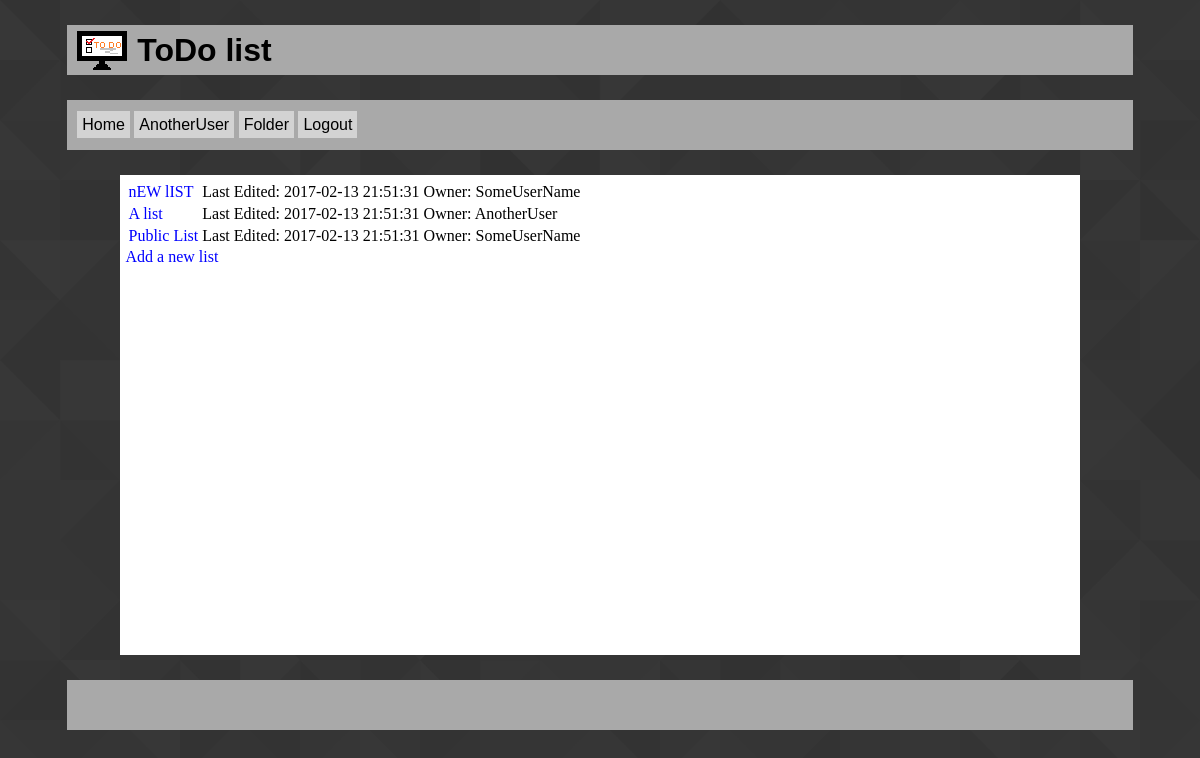
The page /folder.php (signed in) on the database its author committed.
### tables this page shows
CREATE TABLE users
(
	userID INTEGER NOT NULL UNIQUE PRIMARY KEY AUTOINCREMENT,
	username VARCHAR(30) NOT NULL UNIQUE,
	pass VARCHAR(50) NOT NULL,
	salt VARCHAR(50) NOT NULL,
	email VARCHAR(50) NOT NULL UNIQUE,
	createTS TIMESTAMP DEFAULT CURRENT_TIMESTAMP,
	lastlogTS TIMESTAMP DEFAULT CURRENT_TIMESTAMP
);

CREATE TABLE listRel
(
	userID INTEGER NOT NULL,
	listID INTEGER NOT NULL,
	perm INTEGER, /*0=owner, 1=can edit, 2=can view*/
	permChangeTS TIMESTAMP DEFAULT CURRENT_TIMESTAMP,
	fav BOOLEAN DEFAULT false NOT NULL,
	PRIMARY KEY(userID, listID),
	FOREIGN KEY(userID) REFERENCES users(userID),
	FOREIGN KEY(listID) REFERENCES lists(listID)
);

CREATE TABLE lists
(
	listID INTEGER NOT NULL UNIQUE PRIMARY KEY AUTOINCREMENT,
	name VARCHAR(30),
	defperm INTEGER DEFAULT 0, /*0 = private; 1 = public*/
	lastTS TIMESTAMP DEFAULT CURRENT_TIMESTAMP
);

### database.php (called while the page is built, shortened)
<?php
class Database {
	private $database;
	function __construct() {
		$this->database = $this->getConnection();
	}
	function query($query) {
		$result = $this->database->query($query);
		return $result;
	}
	function querySingle($query) {
		$result = $this->database->querySingle($query,true);
		return $result;
	}
	private function getConnection() {
		$conn = new SQLite3('todo.db');
		return $conn;
	}
}
?>

### folder.php (the view, shortened to what this page needs)
<?php require "header.php"; ?>
<?php
	$db = new Database();
	$uid = $_SESSION["uid"];
	echo '<table id="lists">';
	$result = $db->query("SELECT lists.listID FROM lists
	INNER JOIN listRel ON lists.listID = listRel.listID
	INNER JOIN users ON listRel.userID = users.userID
	WHERE users.userID = " . $uid . ";");
	while ($list = $result->fetchArray()) {
		$result2 = $db->query("SELECT * FROM lists
			INNER JOIN listRel ON lists.listID = listRel.listID
			INNER JOIN users ON listRel.userID = users.userID
			WHERE lists.listID = ".$list["listID"]."
			AND listRel.perm = 0");
			while ($row = $result2->fetchArray()) {
			echo '<tr><td><a class="fitem" href=list.php?lid='.$row["listID"].'>'
				.$row["name"].'</a></td><td>Last Edited: '.$row["lastTS"].'</td>
				<td>Owner: '.$row["username"].'</tr>';
			}
	}
	echo '</table>';
	echo '<a href="addList.php">Add a new list</a>';
?>
<?php require "footer.php"; ?>

### header.php (shortened to what this page needs)
<?php
require_once 'database.php';
$isLog = !empty($_SESSION["uid"]);
?>
<!DOCTYPE html>
<html>
<head>
	<link rel="stylesheet" type="text/css" href="style.css" />
</head>
<body>
	<div id="ocwrap">
		<header>
		<div id="logo"><img src="Images/LogoV2.png"></div>
		<h1>ToDo list</h1>
		</header>
		<nav id="top">
		<a href="index.php">Home</a>
		<?php if($isLog){
			echo '<a href="settings.php">';
			$db = new Database();
			$result = $db->querySingle("SELECT username FROM users WHERE userid =" . $_SESSION["uid"]);
			echo $result["username"];
			echo '</a>' . "\n";
			echo "\t\t" . '<a href="folder.php">Folder</a>' . "\n";
		}
		?>
		<?php if($isLog) echo '<a href="logout.php">Logout</a>'; ?>
		</nav>
		<main>

### footer.php
<?php
echo '</main>
<footer>
</footer>
</div>
</body>
</html>';
?>

### style.css (style rules this page uses)
* { box-sizing: border-box; --mainGrey: DarkGray; --lighterGrey: lightgray; --testColor: red; }
body { font-family: "Times-New-Roman", Times, Serif; font-size: 100%; background-image: url("Images/footer_lodyas.png"); }
#ocwrap { width: 90%; margin: auto; min-width: 640px; max-width: 1920px; min-height: 480px; }
#logo { float: left; width: 50px; margin-right: 10px; }
header, footer, #logo, nav#top { height: 50px; }
header, footer, nav#top { line-height: 50px; font-family: Arial, Helvetica, Sans-Serif; background-color: var(--mainGrey); padding-left: 10px; margin: 25px 0px; }
main { width: 90%; min-width: 640px; min-height: 480px; margin: auto; background-color: white; padding: 5px; }
nav#top a { color: black; text-decoration: none; background-color: var(--lighterGrey); padding: 5px; width: 50px; transition: background-color 0.5s; }
a { text-decoration: none; color: blue; }

### rows shown on the page
users: username "AnotherUser"
listrel: listID.name "nEW lIST", listID.lastTS "2017-02-13 21:51:31", userID.username "SomeUserName"
listrel: listID.name "A list", listID.lastTS "2017-02-13 21:51:31", userID.username "AnotherUser"
listrel: listID.name "Public List", listID.lastTS "2017-02-13 21:51:31", userID.username "SomeUserName"
